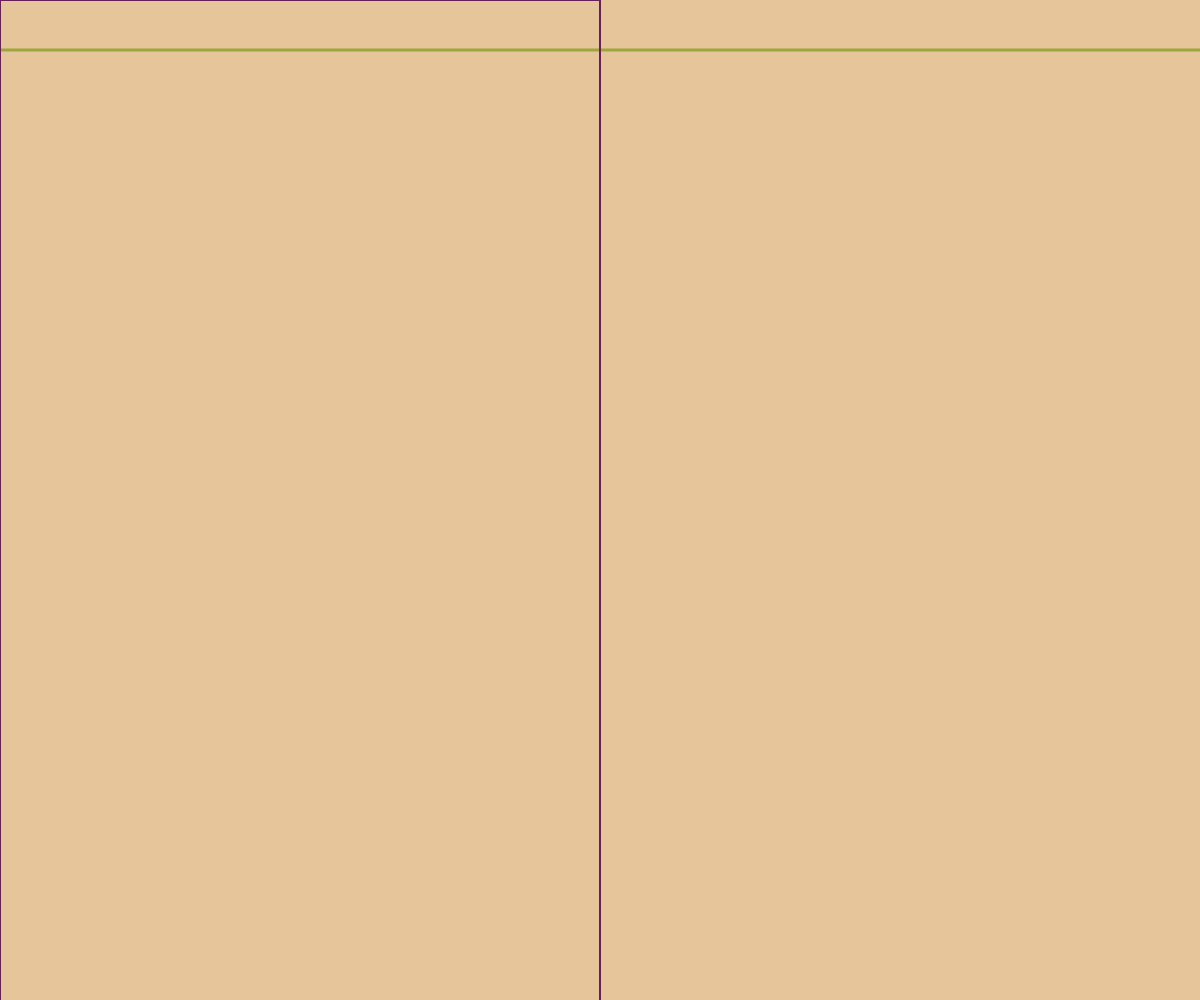
Frame 1 (no input)
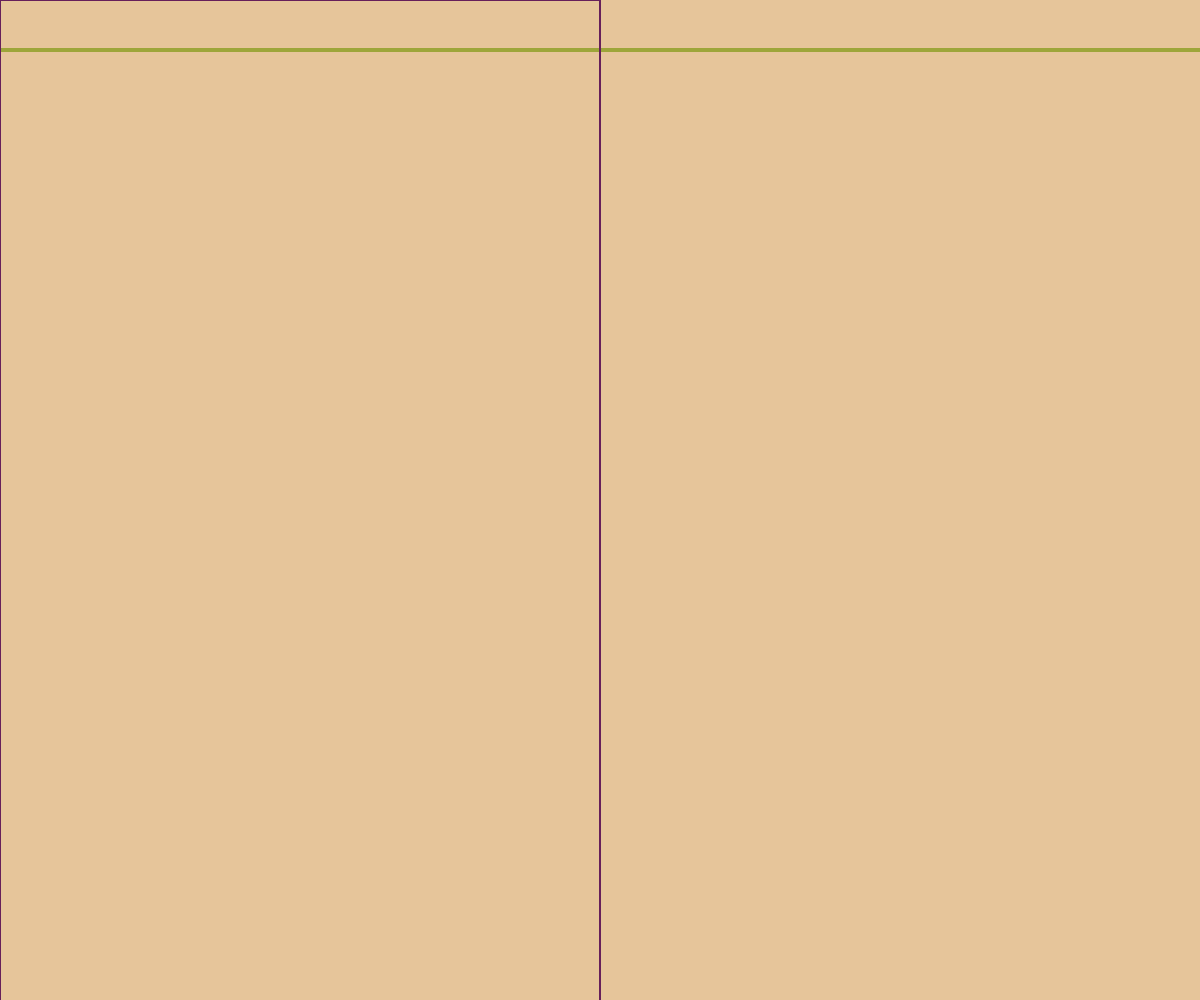
Frame 60 (no input)
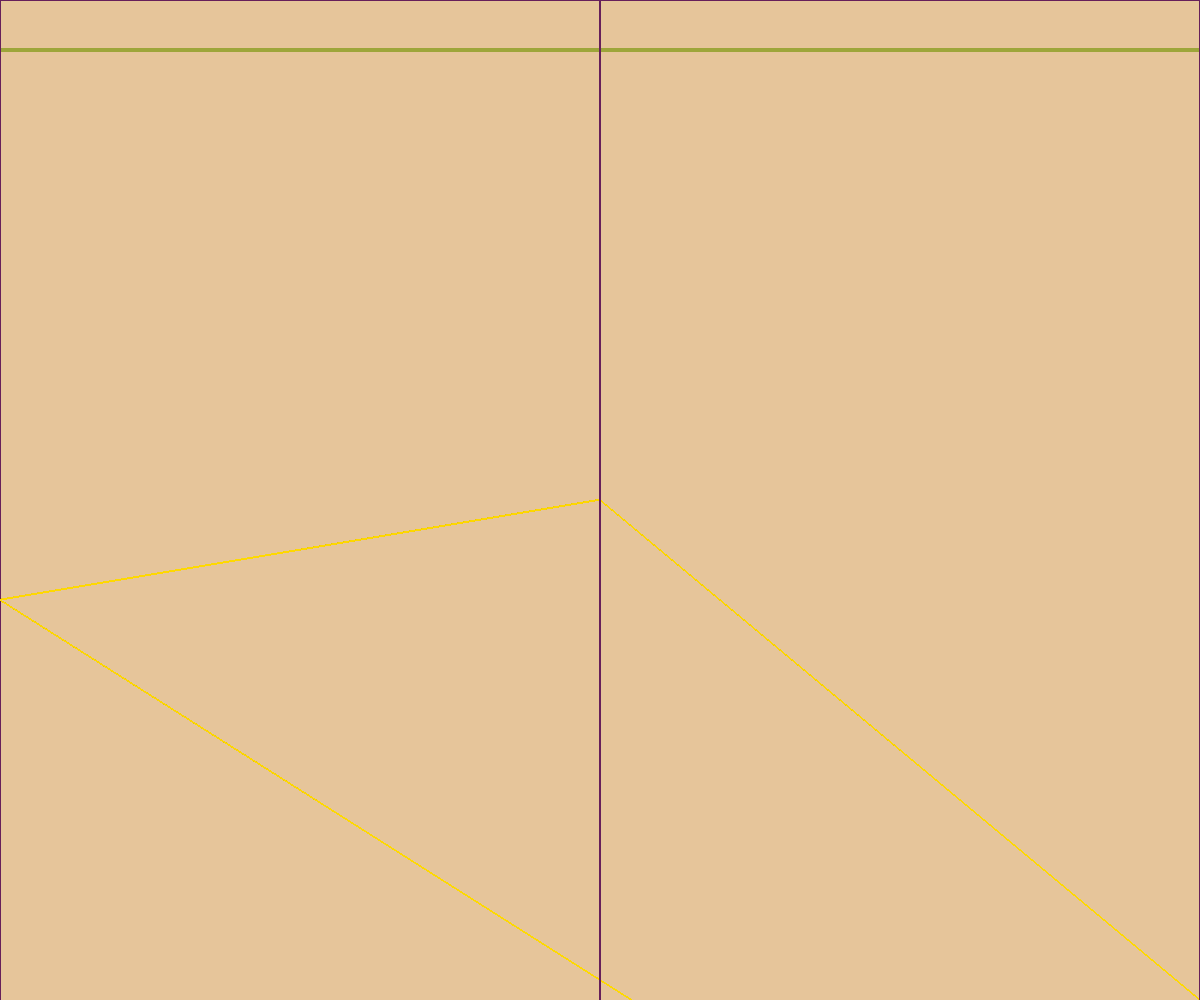
Frame 120 (the mouse pressed at the canvas centre since frame 60)

The p5.js sketch that drew these frames (run headless with seeded random() and noise() and a simulated clock; from frame 60 on, the mouse is pressed at the canvas centre):

// p5.js sketch
// ── sketch.js
function setup() {
  createCanvas(windowWidth, windowHeight);
  colorMode(HSB);
  background(34, 33, 90);
}





function draw() {
  push();
  if (mouseIsPressed) {
    noFill();
    strokeWeight(1);
    stroke(51, 100, 100);
    triangle(mouseX, mouseY, mouseX * 5, mouseY * 5, 0, 600);
  } else {
    strokeWeight(3);
    stroke(65, 65, 65);
    line(0, mouseX + 50, windowWidth, mouseY + 50);
  }
  pop();

  push();
  if (keyIsPressed === true) {
    noFill();
    stroke(200, 83, 51);
    strokeWeight(4);
  } else {
    noFill();
    stroke(310, 70, 40);
    strokeWeight(2);
  }
  rect(mouseX, 0, 600, 6000);
  pop();
}


  function keyTyped() {
    if (key === '1') {
      background(mouseX,mouseY,100);
    } else if (key === '2') {
      background(34,33,90);
    }
  }

// ── main.css
iframe {
    height: 100%;
    background-position: center;
    background-repeat: no-repeat;
    background-size: cover;
}
